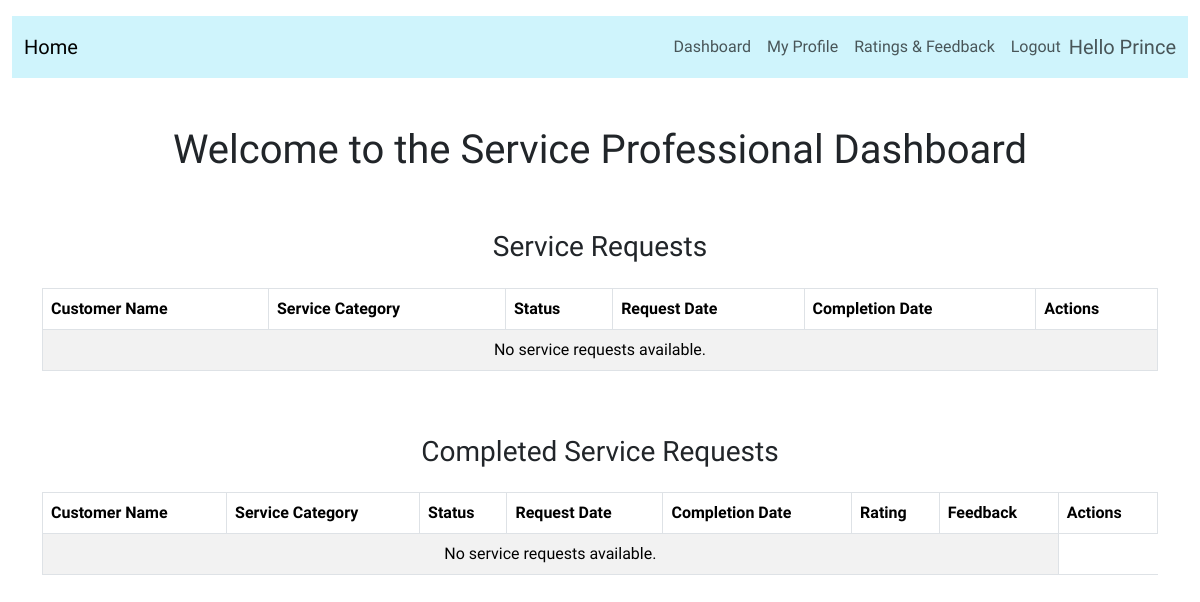
/service_professional_dashboard (signed in), run on an earlier commit of the app's database.
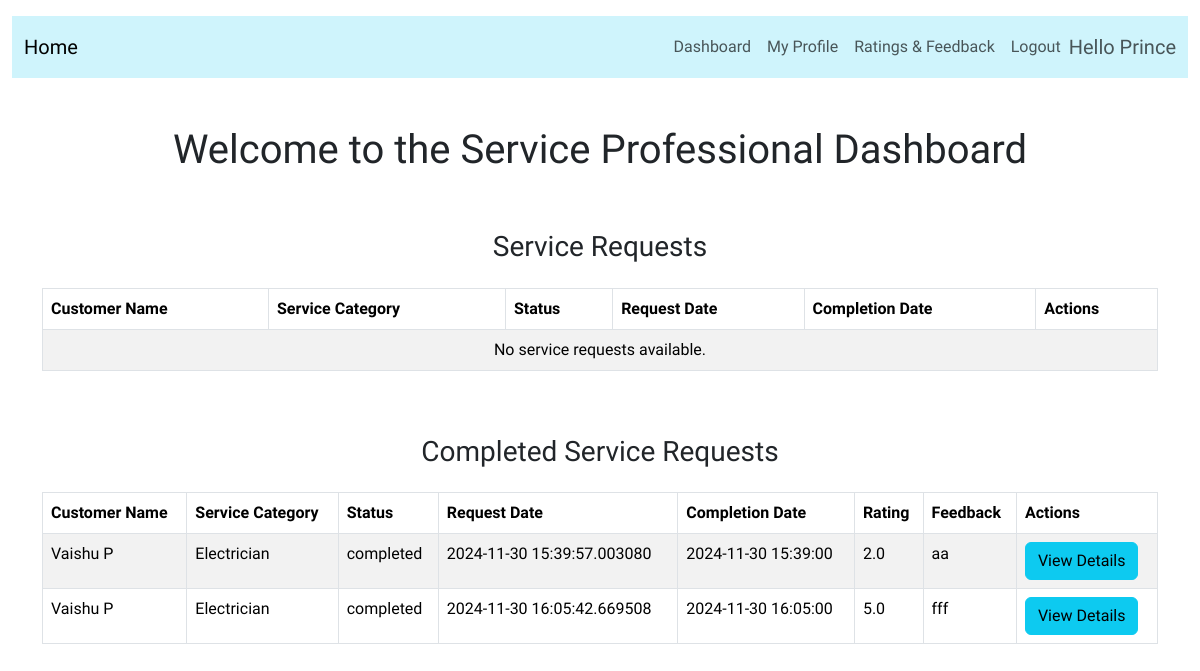
And on a later commit of the database.
### application/model.py (models this page shows, shortened)
class User(db.Model, UserMixin):
    id = db.Column(db.Integer, primary_key=True)
    username = db.Column(db.String(80), unique=True, nullable=False)
    email = db.Column(db.String(120), unique=True, nullable=False)
    role = db.Column(db.String(80), nullable=False)
    date_joined = db.Column(db.DateTime, nullable=False)
    password = db.Column(db.String(80), nullable=False)
    customer_det = db.relationship('Customer', backref='user', lazy=True, uselist=False)
    service_professional_det = db.relationship('ServiceProfessional', backref='user', lazy=True, uselist=False)
    @property
    def is_active(self):
        if self.role == 'customer':
            return self.customer_det.status == 'active'
        elif self.role == 'service_professional':
            return self.service_professional_det.status == 'approved'
        elif self.role == 'admin':
            return True
        return False  # For any other role, return False or handle accordingly

class ServiceRequest(db.Model):
    id = db.Column(db.Integer, primary_key=True)
    customer_id = db.Column(db.Integer, db.ForeignKey('customer.id'), nullable=False)
    service_professional_id = db.Column(db.Integer, db.ForeignKey('service_professional.id'), nullable=False)
    service_category_id = db.Column(db.Integer, db.ForeignKey('service_category.id', ondelete='SET NULL'), nullable=True)
    service_category = db.Column(db.String(80), nullable=False)
    date_request = db.Column(db.DateTime, nullable=False)
    date_completion = db.Column(db.DateTime, nullable=False)
    status = db.Column(db.String(80), nullable=False)  # ('completed', 'requested', 'denied', 'in_progress')
    rating = db.Column(db.Float, nullable=True)
    feedback = db.Column(db.String(400), nullable=True)

class Customer(db.Model):
    id = db.Column(db.Integer, primary_key=True)
    name = db.Column(db.String(80), nullable=False)
    phone = db.Column(db.String(80), nullable=False)
    city = db.Column(db.String(80), nullable=False)
    address = db.Column(db.String(200), nullable=False)
    status = db.Column(db.String(80), nullable=False)  # ('active', 'inactive')
    user_id = db.Column(db.Integer, db.ForeignKey('user.id'), nullable=False)
    service_requests = db.relationship('ServiceRequest', backref='customer', lazy=True)

class Review(db.Model):
    id = db.Column(db.Integer, primary_key=True)
    customer_id = db.Column(db.Integer, db.ForeignKey('customer.id'), nullable=False)
    service_professional_id = db.Column(db.Integer, db.ForeignKey('service_professional.id'), nullable=False)
    ServiceRequest_id = db.Column(db.Integer, db.ForeignKey('service_request.id'), nullable=False)
    rating = db.Column(db.Float, nullable=False)
    feedback = db.Column(db.String(400), nullable=True)
    date_review = db.Column(db.DateTime, nullable=False)

### application/routes.py (the view)
@app.route('/service_professional_dashboard')
@login_required
def service_professional_dashboard():
    user_id = session.get('user_id')
    current_datetime = datetime.now()
    current_date = current_datetime.date()
    if not user_id:
        flash("Please log in to view your dashboard.", "danger")
        return redirect(url_for('Login'))  # Redirect to login if not authenticated
    service_professional = ServiceProfessional.query.filter_by(user_id=user_id).first()
    if not service_professional:
        flash("Profile not found.", "danger")
        return redirect(url_for('Login'))  # Redirect if service professional is not found
    service_requests = ServiceRequest.query.filter_by(service_professional_id=service_professional.id).all()
    comsr= ServiceRequest.query.filter_by(service_professional_id=service_professional.id, status='completed').all()
    ids = [request.id for request in comsr]
    reviews = Review.query.filter(Review.ServiceRequest_id.in_(ids)).all()
    reviews_by_request_id = defaultdict(list)
    for review in reviews:
        reviews_by_request_id[review.ServiceRequest_id].append(review)
    return render_template('service_professional_dash.html', service_requests=service_requests, current_date=current_date, current_datetime=current_datetime, reviews_by_request_id=reviews_by_request_id)

### application/routes.py (called while the page is built)
@login_manager.user_loader
def load_user(user_id):
    return User.query.get(int(user_id))

### templates/service_professional_dash.html (shortened to what this page needs)
{% extends 'base.html' %}
{% block content %}
<div class="container mb-5">
    <div class="row">
        <div class="col-md-12">
            <h1 class="text-center">Welcome to the Service Professional Dashboard</h1>
        </div>
    </div>
</div>
<div class="container">
    <h3 class="text-center">Service Requests</h3>
    <div class="row pt-3" style="max-height:300px; overflow-y: auto;">
        <table class="table table-striped table-bordered">
            <thead>
                <tr>
                    <th>Customer Name</th>
                    <th>Service Category</th>
                    <th>Status</th>
                    <th>Request Date</th>
                    <th>Completion Date</th>
                    <th>Actions</th>
                </tr>
            </thead>
            <tbody>
                {% for request in service_requests if request.status != 'completed' %}
                <tr>
                    <td>{{ request.customer.name }}</td>
                    <td>{{ request.service_category }}</td>
                    <td>{{ request.status }}</td>
                    <td>{{ request.date_request }}</td>
                    <td>{{ request.date_completion }}</td>
                    <td>
                        {% if request.status == 'requested' or request.status == 'denied' %}
                        <form action="{{ url_for('accept_request', request_id=request.id) }}" method="POST"
                            style="display:inline;">
                            <button type="submit" class="btn btn-success">Accept</button>
                        </form>
                        {%if request.status == 'requested'%}
                        <form action="{{ url_for('decline_request', request_id=request.id) }}" method="POST"
                            style="display:inline;">
                            <button type="submit" class="btn btn-danger">Decline</button>
                        </form>
                        {%endif%}
                        {%elif request.status == 'accepted'  %}
                        <form action="{{ url_for('decline_request', request_id=request.id) }}" method="POST"
                            style="display:inline;">
                            <button type="submit" class="btn btn-danger">Decline</button>
                        </form>
                        {%endif%}
                        <form action="{{ url_for('start_work', request_id=request.id) }}" method="POST"
                            style="display:inline;">
                            <button type="submit" class="btn btn-primary" {% if request.status != 'accepted' or
                                request.date_completion.date() > current_datetime.date() %}disabled{% endif %}>Start Work</button>
                        </form>
                        <button type="button" class="btn btn-info" data-bs-toggle="modal"
                            data-bs-target="#serviceRequestModal{{ request.id }}">
                            View Details
                        </button>
                    </td>
                </tr>
                {% else %}
                <tr>
                    <td colspan="7" class="text-center">No service requests available.</td>
                </tr>
                {% endfor %}
            </tbody>
        </table>
    </div>
<h3 class="text-center mt-5">Completed Service Requests</h3>
<div class="row pt-3" style="max-height:300px; overflow-y: auto;">
    <table class="table table-striped table-bordered">
        <thead>
            <tr>
                <th>Customer Name</th>
                <th>Service Category</th>
                <th>Status</th>
                <th>Request Date</th>
                <th>Completion Date</th>
                <th>Rating</th>
                <th>Feedback</th>
                <th>Actions</th>
            </tr>
        </thead>
        <tbody>
            {% for request in service_requests if request.status == 'completed' %}
            <tr>
                <td>{{ request.customer.name }}</td>
                <td>{{ request.service_category }}</td>
                <td>{{ request.status }}</td>
                <td>{{ request.date_request }}</td>
                <td>{{ request.date_completion }}</td>
                <td>
                    {% set reviews = reviews_by_request_id.get(request.id, []) %}
                    {% if reviews %}
                        {% for review in reviews %}
                            {{ review.rating }}<br>
                        {% endfor %}
                    {% else %}
                        No reviews
                    {% endif %}
                </td>
                <td>
                    {% set reviews = reviews_by_request_id.get(request.id, []) %}
                    {% if reviews %}
                        {% for review in reviews %}
                            {{ review.feedback }}<br>
                        {% endfor %}
                    {% else %}
                        No reviews
                    {% endif %}
                </td>
                <td>
                    <button type="button" class="btn btn-info" data-bs-toggle="modal"
                        data-bs-target="#serviceRequestModal{{ request.id }}">
                        View Details
                    </button>
                </td>
            </tr>
            {% else %}
            <tr>
                <td colspan="7" class="text-center">No service requests available.</td>
            </tr>
            {% endfor %}
        </tbody>
    </table>
</div>
</div>
{% endblock %}

### templates/base.html (shortened to what this page needs)
<!DOCTYPE html>
<html lang="en">
<head>
    <link href="https://cdn.jsdelivr.net/npm/bootstrap@5.3.3/dist/css/bootstrap.min.css" rel="stylesheet">
<link rel="stylesheet" href="{{ url_for('static', filename='styles.css') }}">
</head>
<body>
    <div class="container-fluid mt-3">
            {%include 'navbar.html'%}
        </div>
        <div class="container mt-5">
    {%block content%}
    {%endblock%}
</div>
</body>
</html>

### templates/navbar.html (shortened to what this page needs)
<nav class="navbar navbar-expand-lg navbar-light bg-info-subtle">
  <div class="container-fluid">
    <a class="navbar-brand" href="/">Home</a>
    <div class="collapse navbar-collapse justify-content-end" id="navbarNavDropdown">
      <ul class="navbar-nav">
        {% if not session['role'] %}
        <li class="nav-item dropdown">
          <a class="nav-link dropdown-toggle" href="#" id="navbarDropdown" role="button" data-bs-toggle="dropdown" aria-expanded="false">
            Register
          </a>
          <ul class="dropdown-menu" aria-labelledby="navbarDropdown">
            <li><a class="dropdown-item" href="{{ url_for('registercustomer') }}">As a Customer</a></li>
            <li><a class="dropdown-item" href="{{ url_for('registerserviceprofessional') }}">As a Service Professional</a></li>
          </ul>
        </li>
        <li class="nav-item">
          <a class="nav-link" href="{{ url_for('Login') }}">Login</a>
        </li>
        {% elif session['role'] == 'service_professional' %}
        <li class="nav-item">
          <a class="nav-link" href="{{ url_for('service_professional_dashboard') }}">Dashboard</a>
        </li>
        <li class="nav-item">
          <a class="nav-link" href="{{ url_for('service_professional_profile') }}">My Profile</a>
        </li>
        <li class="nav-item">
          <a class="nav-link" href="{{ url_for('service_professional_ratings') }}">Ratings & Feedback</a>
        </li>
        {%endif%}
        {% if session['role'] %}
        <li class="nav-item">
          <a class="nav-link" href="{{ url_for('logout') }}">Logout</a>
        </li>
        {% endif %}
      </ul>
      {%if session['role']%}
      <span class="navbar-text fs-5">
        Hello {{session.get('name')}}
      </span>
      {%endif%}
    </div>
  </div>
</nav>

### static/styles.css (style rules this page uses)
body { font-family: "Funnel Display", sans-serif; font-optical-sizing: auto; font-weight: 450; font-style: normal; }

What changed in the data, as far as the page shows it:
added ServiceRequest: customer.name "Vaishu P", service_category "Electrician", status "completed", date_request "2024-11-30 15:39:57.003080", date_completion "2024-11-30 15:39:00"
added Review: rating "2.0", feedback "aa"
added ServiceRequest: customer.name "Vaishu P", service_category "Electrician", status "completed", date_request "2024-11-30 16:05:42.669508", date_completion "2024-11-30 16:05:00"
added Review: rating "5.0", feedback "fff"
Also different on the page:
text no longer shown: "No service requests available."
